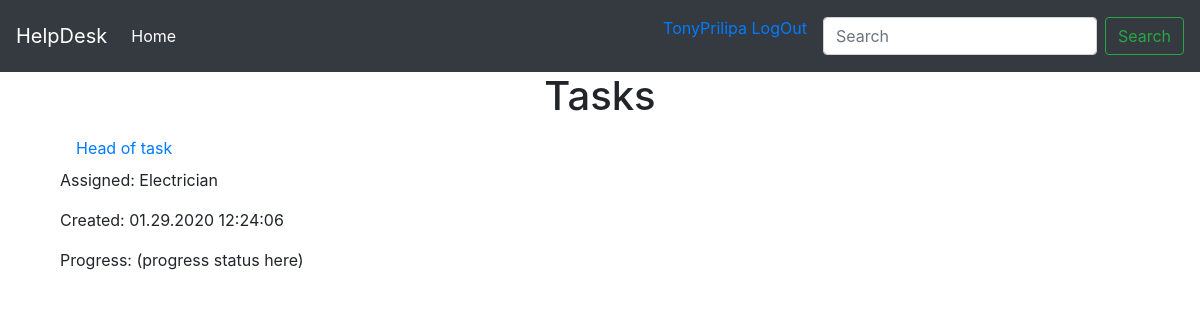
/tickets/ (signed in), run on the app's committed database.
### models.py (models this page shows, shortened)
class User(UserMixin, db.Model):
    __tablename__ = 'users'
    id = db.Column(db.Integer, primary_key=True)
    username = db.Column(db.String(64), unique=True)
    email = db.Column(db.String(64), unique=True)
    password_hash = db.Column(db.String(128))
    real_name = db.Column(db.String(32))
    phone = db.Column(db.String(32))
    about = db.Column(db.Text(140))
    unit_id = db.Column(db.Integer, db.ForeignKey('units.id'))
    role_id = db.Column(db.Integer, db.ForeignKey('roles.id'))
    @property
    def password(self):
        raise AttributeError('password is not readable attribute')

class Ticket(db.Model):
    __tablename__ = 'tickets'
    id = db.Column(db.Integer, primary_key=True)
    name = db.Column(db.String(40))
    description = db.Column(db.String(140))
    slug = db.Column(db.String(40), unique=True)
    created = db.Column(db.DateTime, default=datetime.now())
    who_create = db.Column(db.String(64))
    unit_id = db.Column(db.Integer, db.ForeignKey('units.id'))

class Unit(db.Model):
    __tablename__ = 'units'
    id = db.Column(db.Integer, primary_key=True)
    name = db.Column(db.String(40), unique=True)
    user = db.relationship('User', backref='unit', lazy='dynamic')
    ticket = db.relationship('Ticket', backref='unit', lazy='dynamic')

### tickets/blueprint.py (the view)
@tickets.route('/')
@login_required
def index():
    tickets_list = Ticket.query.all()
    return render_template('tickets/index.html', tickets_list=tickets_list, count=len(tickets_list))

### models.py (called while the page is built)
@login_manager.user_loader
def load_user(user_id):
    return User.query.get(int(user_id))

### tickets/templates/tickets/index.html (shortened to what this page needs)
{%extends 'base.html'%}
{%block content%}
    <div class="container">
        <div class="row">
            <div class="col-lg-12 text-center">
                <h1>Tasks</h1>
            </div>
        </div>
        {% if count < 1 %}
        <div class="row">
            <div class="col-lg-12">
                <h2>No available tickets</h2>
                <a href="{{url_for('tickets.create')}}"><button type="button" class="btn btn-success">Create one</button></a>
            </div>
        </div>
        {% else %}
        {%for ticket in tickets_list%}
        <div class="row">
            <div class="col-lg-12">
                <a class="nav-link" href="{{url_for('tickets.ticket_item', slug = ticket.slug)}}">{{ ticket.name }}</a>
                    <p>Assigned: {{ ticket.unit.name }}</p>
                    <p>Created: {{ ticket.created.strftime('%m.%d.%Y %H:%M:%S') }}</p>
                    <p>Progress: (progress status here)</p>
            </div>
        </div>
        {%endfor%}
        {% endif %}
    </div>
{%endblock%}

### templates/base.html (shortened to what this page needs)
<!DOCTYPE html>
<html lang="en">
<head>
    <link rel="stylesheet" href="https://stackpath.bootstrapcdn.com/bootstrap/4.4.1/css/bootstrap.min.css">
</head>
<body>
<nav class="navbar navbar-expand-lg navbar-dark bg-dark">
  <a class="navbar-brand" href="{{url_for('index')}}">HelpDesk</a>
  <div class="collapse navbar-collapse" id="navbarSupportedContent">
    <ul class="navbar-nav mr-auto">
      <li class="nav-item active">
        <a class="nav-link" href="{{url_for('index')}}">Home <span class="sr-only">(current)</span></a>
      </li>
    </ul>
      <ul>
          {% if current_user.username %}
        <a href="{{url_for('auth.logout')}}" class="nav-link">{{current_user.username}} LogOut</a>
        {% else %}
        <a href="{{url_for('auth.login')}}" class="nav-item active nav-link">LogIn</a>
        {% endif %}
      </ul>
    <form class="form-inline my-2 my-lg-0">
      <input class="form-control mr-sm-2" type="search" placeholder="Search" aria-label="Search">
      <button class="btn btn-outline-success my-2 my-sm-0" type="submit">Search</button>
    </form>
  </div>
</nav>
    <div class="container">
        <div class="row">
            <div class="col-lg-12">
                {% block content %}
                {% endblock %}
            </div>
        </div>
    </div>
</body>
</html>

### data on the page
User: username "TonyPrilipa"
Ticket: name "Head of task", unit.name "Electrician", created "01.29.2020 12:24:06"
